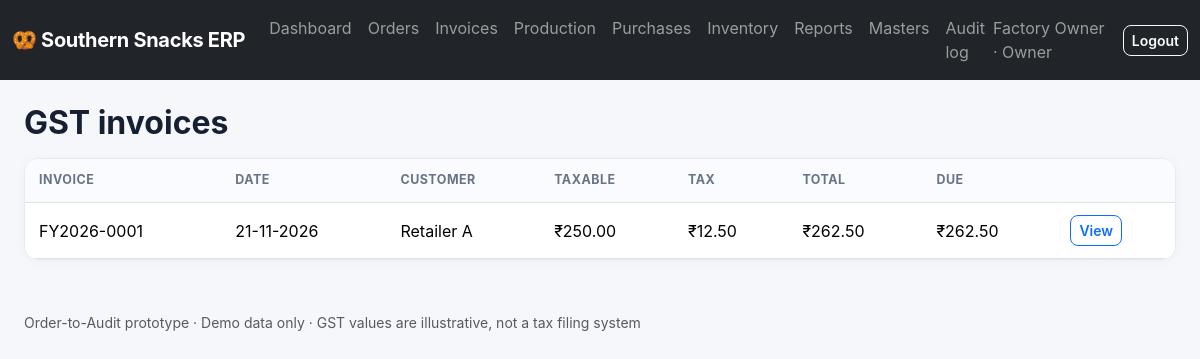
Page /invoices (signed in) on the committed database.
### app.py (models this page shows, shortened)
class User(UserMixin, db.Model):
    id=db.Column(db.Integer, primary_key=True); username=db.Column(db.String(80), unique=True); password_hash=db.Column(db.String(255)); role=db.Column(db.String(30)); full_name=db.Column(db.String(120))

class Invoice(db.Model):
    id=db.Column(db.Integer,primary_key=True); order_id=db.Column(db.Integer,db.ForeignKey('order.id')); number=db.Column(db.String(40),unique=True); customer_id=db.Column(db.Integer,db.ForeignKey('customer.id')); product_id=db.Column(db.Integer,db.ForeignKey('product.id')); qty=db.Column(db.Integer); taxable_paise=db.Column(db.Integer); cgst_paise=db.Column(db.Integer); sgst_paise=db.Column(db.Integer); igst_paise=db.Column(db.Integer); total_paise=db.Column(db.Integer); created_at=db.Column(db.DateTime,default=datetime.utcnow); status=db.Column(db.String(20),default='Posted')

### app.py (the view)
@app.route('/invoices')
@login_required
def invoices(): return render_template('invoices.html',invoices=Invoice.query.order_by(Invoice.created_at.desc()).all(),customers=Customer.query.all())

### app.py (called while the page is built)
@login_manager.user_loader
def load_user(uid): return db.session.get(User,int(uid))

def money(paise): return f"₹{(paise or 0)/100:,.2f}"

def invoice_paid(inv): return sum(p.amount_paise for p in Payment.query.filter_by(invoice_id=inv.id).all())

def invoice_due(inv): return inv.total_paise-invoice_paid(inv)

@app.context_processor
def inject(): return {'today':date.today(), 'invoice_due':invoice_due}

### templates/invoices.html
{% extends 'base.html' %}{% block content %}<h2 class="fw-bold mb-3">GST invoices</h2><div class="card"><div class="table-responsive"><table class="table table-hover mb-0"><thead><tr><th>Invoice</th><th>Date</th><th>Customer</th><th>Taxable</th><th>Tax</th><th>Total</th><th>Due</th><th></th></tr></thead><tbody>{% for i in invoices %}{% set c= i.customer_id %}<tr><td>{{i.number}}</td><td>{{i.created_at.strftime('%d-%m-%Y')}}</td><td>{{(customers|selectattr('id','equalto',i.customer_id)|first).name}}</td><td>{{money(i.taxable_paise)}}</td><td>{{money(i.cgst_paise+i.sgst_paise+i.igst_paise)}}</td><td>{{money(i.total_paise)}}</td><td>{{money(invoice_due(i))}}</td><td><a class="btn btn-sm btn-outline-primary" href="{{url_for('invoice_detail',iid=i.id)}}">View</a></td></tr>{% else %}<tr><td colspan="8" class="text-center text-muted p-4">No invoices generated</td></tr>{% endfor %}</tbody></table></div></div>{% endblock %}

### templates/base.html (shortened to what this page needs)
<!doctype html><html lang="en"><head><meta charset="utf-8"><meta name="viewport" content="width=device-width, initial-scale=1"><title>{{ title or 'Southern Snacks | Order-to-Audit' }}</title><link href="https://cdn.jsdelivr.net/npm/bootstrap@5.3.3/dist/css/bootstrap.min.css" rel="stylesheet"><link href="{{ url_for('static',filename='style.css') }}" rel="stylesheet"></head><body>{% if current_user.is_authenticated %}<nav class="navbar navbar-expand-lg navbar-dark bg-dark"><div class="container-fluid"><a class="navbar-brand fw-bold" href="{{ url_for('dashboard') }}">🥨 Southern Snacks ERP</a><button class="navbar-toggler" data-bs-toggle="collapse" data-bs-target="#nav"></button><div class="collapse navbar-collapse" id="nav"><ul class="navbar-nav me-auto">{% for endpoint,label in [('dashboard','Dashboard'),('orders','Orders'),('invoices','Invoices'),('production','Production'),('purchases','Purchases'),('inventory','Inventory'),('reports','Reports')] %}<li class="nav-item"><a class="nav-link" href="{{ url_for(endpoint) }}">{{ label }}</a></li>{% endfor %}{% if current_user.role in ['admin','owner'] %}<li class="nav-item"><a class="nav-link" href="{{ url_for('masters') }}">Masters</a></li>{% endif %}{% if current_user.role in ['admin','owner','auditor'] %}<li class="nav-item"><a class="nav-link" href="{{ url_for('audit_log') }}">Audit log</a></li>{% endif %}</ul><span class="navbar-text me-3">{{ current_user.full_name }} · {{ current_user.role|title }}</span><a class="btn btn-outline-light btn-sm" href="{{ url_for('logout') }}">Logout</a></div></div></nav>{% endif %}<main class="container-fluid px-lg-4 py-4">{% with messages=get_flashed_messages(with_categories=true) %}{% for category,message in messages %}<div class="alert alert-{{ category }} alert-dismissible fade show">{{ message }}<button class="btn-close" data-bs-dismiss="alert"></button></div>{% endfor %}{% endwith %}{% block content %}{% endblock %}</main><footer class="container-fluid px-lg-4 pb-3 text-muted small">Order-to-Audit prototype · Demo data only · GST values are illustrative, not a tax filing system</footer><script src="https://cdn.jsdelivr.net/npm/bootstrap@5.3.3/dist/js/bootstrap.bundle.min.js"></script></body></html>

### static/style.css (style rules this page uses)
:root { --ink:#172033;--muted:#687386;--brand:#2457d6 }
body { background:#f5f7fb;color:var(--ink);font-family:Inter,system-ui,-apple-system,Segoe UI,sans-serif }
.navbar-brand { letter-spacing:-.3px }
.card { border:1px solid #e6eaf1;border-radius:14px;box-shadow:0 2px 12px rgba(23,32,51,.035);overflow:hidden }
.table>:not(caption)>*>* { padding:12px 14px;vertical-align:middle }
.table thead th { font-size:.78rem;text-transform:uppercase;letter-spacing:.04em;color:#687386;background:#fafbfe }
.btn { border-radius:8px;font-weight:600 }
footer { margin-top:28px }

### rows in the picture
User: full_name "Factory Owner", role "Owner"
Invoice: number "FY2026-0001", created_at "21-11-2026", customer_id "Retailer A", taxable_paise "₹250.00", money(i.cgst_paise+i.sgst_paise+i.igst_paise) "₹12.50", total_paise "₹262.50"

### other values in the picture
{{ label }} "Dashboard" "Orders" "Invoices" "Production" "Purchases" "Inventory" "Reports"
